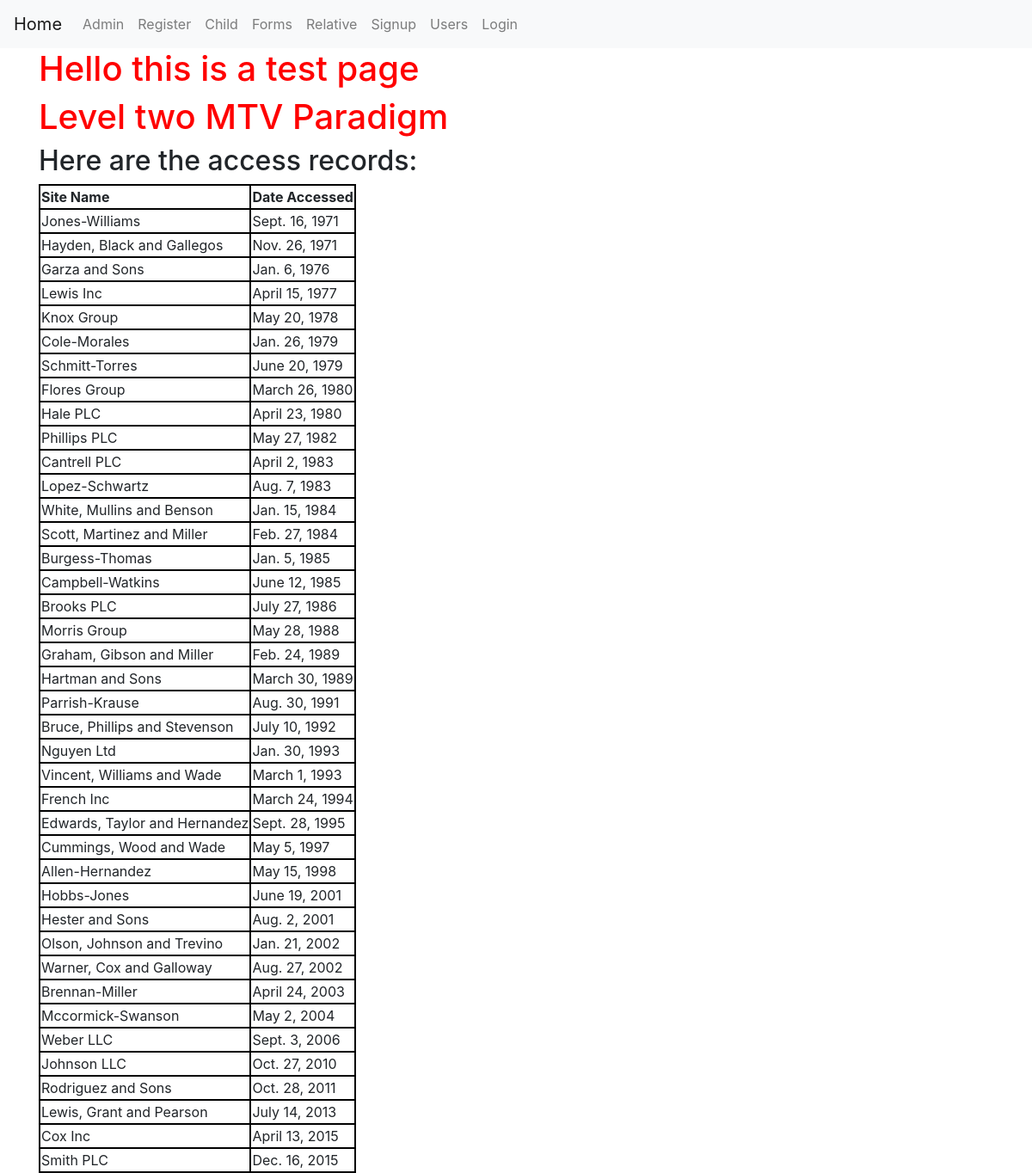
The page / on the database its author committed.
### example_app/models.py (models this page shows, shortened)
class AccessRecord(models.Model):
    name = models.ForeignKey(Webpage, on_delete = models.PROTECT)
    date = models.DateField()

class Webpage(models.Model):
    topic = models.ForeignKey(Topic, on_delete = models.PROTECT)
    name = models.CharField(max_length = 264, unique = True)
    url = models.URLField(unique = True)
    def __str__(self):
        return self.name

### example_app/views.py (the view)
# urls.py: path('', views.index, name = 'index'),
def index(request):
    webpages_list = AccessRecord.objects.order_by('date')
    date_dict = {'access_records' : webpages_list}
    return render(request, 'example_app/index.html', context = date_dict)

### templates/example_app/index.html (shortened to what this page needs)
<!DOCTYPE html>
{% extends "example_app/base.html" %}
    {% block body_block %}
        <body>
            <h1>Hello this is a test page</h1>
            <h1>Level two MTV Paradigm</h1>
            <h2>Here are the access records:</h2>
            <div class="djangtwo">
                {% if access_records %}
                    <table>
                        <thead>
                            <th>Site Name</th>
                            <th>Date Accessed</th>
                        </thead>
                    {% for acc in access_records %}
                        <tr>
                            <td>{{ acc.name }}</td>
                            <td>{{ acc.date }}</td>
                        </tr>
                    {% endfor %}
                    </table>
                {% else %}
                    <p>NO ACCESS RECORDS FOUND</p>
                {% endif %}
            </div>
        </body>
    {% endblock %}

### templates/example_app/base.html (shortened to what this page needs)
<!DOCTYPE html>
{% load static %}
<html lang="en" dir="ltr">
    <head>
        <link rel="stylesheet" href="https://stackpath.bootstrapcdn.com/bootstrap/4.1.3/css/bootstrap.min.css">
        <link rel="stylesheet" href="{% static 'css/style.css' %}">
    </head>
    <body>
        <nav class="navbar navbar-expand-lg navbar-light bg-light">
            <a class="navbar-brand" href="{% url 'example_app:index' %}">Home</a>
            <div class="collapse navbar-collapse" id="navbarNavDropdown">
                <div class="navbar-nav">
                    <a class="nav-item nav-link" href="{% url 'admin:index' %}">Admin</a>
                    <a class="nav-item nav-link" href="{% url 'example_app:register' %}">Register</a>
                    <a class="nav-item nav-link" href="{% url 'example_app:child' %}">Child</a>
                    <a class="nav-item nav-link" href="{% url 'example_app:forms' %}">Forms</a>
                    <a class="nav-item nav-link" href="{% url 'example_app:relative' %}">Relative</a>
                    <a class="nav-item nav-link" href="{% url 'example_app:signup' %}">Signup</a>
                    <a class="nav-item nav-link" href="{% url 'example_app:users' %}">Users</a>
                    {% if user.is_authenticated %}
                    <a class="nav-item nav-link" href="{% url 'example_app:user_logout' %}">Logout</a>
                    {% else %}
                    <a class="nav-item nav-link" href="{% url 'example_app:user_login' %}">Login</a>
                    {% endif %}
                </div>
            </div>
        </nav>
        <div class="container">
            {% block body_block %}{% endblock %}
        </div>
    </body>
</html>

### static/css/style.css (style rules this page uses)
h1 { color: red; }
table, th, td { border: 2px solid black; }

### rows shown on the page
AccessRecord: name "Jones-Williams", date "Sept. 16, 1971"
AccessRecord: name "Hayden, Black and Gallegos", date "Nov. 26, 1971"
AccessRecord: name "Garza and Sons", date "Jan. 6, 1976"
AccessRecord: name "Lewis Inc", date "April 15, 1977"
AccessRecord: name "Knox Group", date "May 20, 1978"
AccessRecord: name "Cole-Morales", date "Jan. 26, 1979"
AccessRecord: name "Schmitt-Torres", date "June 20, 1979"
AccessRecord: name "Flores Group", date "March 26, 1980"
AccessRecord: name "Hale PLC", date "April 23, 1980"
AccessRecord: name "Phillips PLC", date "May 27, 1982"
AccessRecord: name "Cantrell PLC", date "April 2, 1983"
AccessRecord: name "Lopez-Schwartz", date "Aug. 7, 1983"
AccessRecord: name "White, Mullins and Benson", date "Jan. 15, 1984"
AccessRecord: name "Scott, Martinez and Miller", date "Feb. 27, 1984"
AccessRecord: name "Burgess-Thomas", date "Jan. 5, 1985"
AccessRecord: name "Campbell-Watkins", date "June 12, 1985"
AccessRecord: name "Brooks PLC", date "July 27, 1986"
AccessRecord: name "Morris Group", date "May 28, 1988"
AccessRecord: name "Graham, Gibson and Miller", date "Feb. 24, 1989"
AccessRecord: name "Hartman and Sons", date "March 30, 1989"
AccessRecord: name "Parrish-Krause", date "Aug. 30, 1991"
AccessRecord: name "Bruce, Phillips and Stevenson", date "July 10, 1992"
AccessRecord: name "Nguyen Ltd", date "Jan. 30, 1993"
AccessRecord: name "Vincent, Williams and Wade", date "March 1, 1993"
AccessRecord: name "French Inc", date "March 24, 1994"
AccessRecord: name "Edwards, Taylor and Hernandez", date "Sept. 28, 1995"
AccessRecord: name "Cummings, Wood and Wade", date "May 5, 1997"
AccessRecord: name "Allen-Hernandez", date "May 15, 1998"
AccessRecord: name "Hobbs-Jones", date "June 19, 2001"
AccessRecord: name "Hester and Sons", date "Aug. 2, 2001"
AccessRecord: name "Olson, Johnson and Trevino", date "Jan. 21, 2002"
AccessRecord: name "Warner, Cox and Galloway", date "Aug. 27, 2002"
AccessRecord: name "Brennan-Miller", date "April 24, 2003"
AccessRecord: name "Mccormick-Swanson", date "May 2, 2004"
AccessRecord: name "Weber LLC", date "Sept. 3, 2006"
AccessRecord: name "Johnson LLC", date "Oct. 27, 2010"
AccessRecord: name "Rodriguez and Sons", date "Oct. 28, 2011"
AccessRecord: name "Lewis, Grant and Pearson", date "July 14, 2013"
AccessRecord: name "Cox Inc", date "April 13, 2015"
AccessRecord: name "Smith PLC", date "Dec. 16, 2015"
